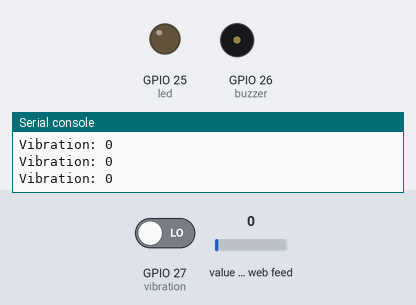
The program below on a simulated ESP32 board running MicroPython. Shown: output pins drawn as LEDs (lit = HIGH), buzzer (waves = sounding, pin HIGH), the last lines printed to the serial console. Inputs (shaded band) come from the test bench; at power-on: GPIO 27 (vibration) LOW, value of the web feed 0. WiFi joins after 1.5 s; requests to the public web service named in the program get a made-up reply in its usual format after 0.4 s (London, UTC, broken clouds, 64 % humidity, 1013 hPa unless stated).

Above: at 4.0 s.
4.1 s: GPIO 27 (vibration) driven HIGH
At 5.6 s:
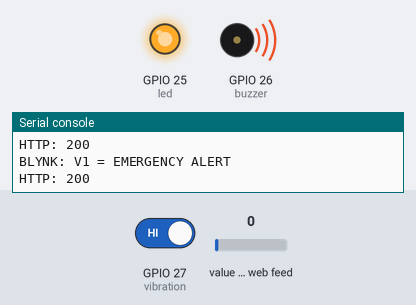
Timing chart, 0 to 11.7 s (numbered marks = the images above; inputs shaded):
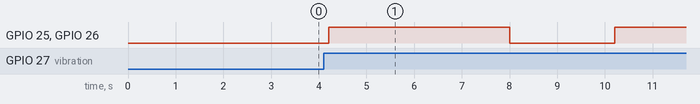

The program:

accident_detection.py
```python
from machine import Pin
import network
import urequests
import time


# =====================================================
# ESP32 - V2V ACCIDENT DETECTION
# =====================================================

# =====================================================
# WIFI DETAILS
# =====================================================

SSID = "YOUR_WIFI_NAME"
PASSWORD = "YOUR_WIFI_PASSWORD"


# =====================================================
# BLYNK AUTH TOKEN
# =====================================================

BLYNK_TOKEN = "YOUR_BLYNK_AUTH_TOKEN"


# =====================================================
# PIN CONFIGURATION
# =====================================================

# Vibration / impact sensor
VIBRATION_PIN = 27

# Buzzer
BUZZER_PIN = 26

# LED
LED_PIN = 25


# =====================================================
# GPIO SETUP
# =====================================================

vibration = Pin(VIBRATION_PIN, Pin.IN)

buzzer = Pin(BUZZER_PIN, Pin.OUT)
led = Pin(LED_PIN, Pin.OUT)

buzzer.value(0)
led.value(0)


# =====================================================
# CONNECT TO WIFI
# =====================================================

wifi = network.WLAN(network.STA_IF)
wifi.active(True)

print("Connecting to WiFi...")

wifi.connect(SSID, PASSWORD)

timeout = 20

while not wifi.isconnected() and timeout > 0:
    print("Connecting...")
    time.sleep(1)
    timeout -= 1

if wifi.isconnected():

    print("WiFi Connected")
    print("IP Address:", wifi.ifconfig()[0])

else:

    print("WiFi connection failed")


# =====================================================
# SEND DATA TO BLYNK
# =====================================================

def send_blynk(pin, value):

    if not wifi.isconnected():

        print("WiFi not connected")
        return

    try:

        url = (
            "https://blynk.cloud/external/api/update"
            "?token={}&{}={}"
        ).format(
            BLYNK_TOKEN,
            pin,
            value
        )

        response = urequests.get(url)

        print("BLYNK:", pin, "=", value)
        print("HTTP:", response.status_code)

        response.close()

    except Exception as e:

        print("BLYNK ERROR:", e)


# =====================================================
# ACCIDENT ALERT
# =====================================================

def accident_alert():

    print("================================")
    print("ACCIDENT DETECTED")
    print("================================")

    # Turn ON buzzer and LED
    buzzer.value(1)
    led.value(1)

    # Send accident status to Blynk
    send_blynk("V0", "ACCIDENT DETECTED")

    # Send emergency alert status
    send_blynk("V1", "EMERGENCY ALERT")

    # Keep warning active
    time.sleep(3)

    # Turn OFF buzzer and LED
    buzzer.value(0)
    led.value(0)


# =====================================================
# START MESSAGE
# =====================================================

print("--------------------------------")
print("ESP32 V2V ACCIDENT SYSTEM")
print("--------------------------------")

send_blynk("V0", "SYSTEM READY")
send_blynk("V1", "ROAD SAFE")


# =====================================================
# MAIN LOOP
# =====================================================

while True:

    try:

        sensor_value = vibration.value()

        print("Vibration:", sensor_value)

        # -------------------------------------------------
        # ACCIDENT DETECTED
        # -------------------------------------------------

        if sensor_value == 1:

            accident_alert()

            # Small delay prevents repeated alerts
            time.sleep(2)


        # -------------------------------------------------
        # NORMAL CONDITION
        # -------------------------------------------------

        else:

            buzzer.value(0)
            led.value(0)

        time.sleep(0.2)


    except Exception as e:

        print("SYSTEM ERROR:", e)

        buzzer.value(0)
        led.value(0)

        time.sleep(1)
```

Measured:
- after the input at 4.1 s, GPIO 25 (led), GPIO 26 (buzzer): LOW → HIGH after 0.11 s, → LOW 3.8 s later, → HIGH 2.2 s later
